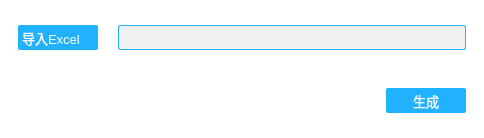
<?xml version="1.0" encoding="UTF-8"?>
<ui version="4.0">
 <class>MainWindow</class>
 <widget class="QMainWindow" name="MainWindow">
  <property name="geometry">
   <rect>
    <x>0</x>
    <y>0</y>
    <width>484</width>
    <height>138</height>
   </rect>
  </property>
  <property name="windowTitle">
   <string>自动填size</string>
  </property>
  <property name="windowIcon">
   <iconset resource="img.qrc">
    <normaloff>:/newPrefix/title.ico</normaloff>:/newPrefix/title.ico</iconset>
  </property>
  <property name="styleSheet">
   <string notr="true">#MainWindow{background-color: rgb(255, 255, 255);}

QPushButton{
border-style:none;
text-align: left;
background-color:#20b1ff;
border:2px;
border-radius:2px;
padding:2px 4px;
color:#ffffff;
}
QPushButton:hover{color:lightskyblue}
QPushButton:pressed {
    /* 改变背景色 */
    /* background-color:rgb(180, 180, 180,120); */
    /* 改变边框风格 */
    /* border-style:inset; */
    /* 使文字有一点移动 */  
    padding-left:6px;
    padding-top:4px;
}
#pushButton_run{
text-align: center;
}

QLineEdit{
border: 1px solid #20b1ff;
border-radius:2px;
background-color:#f0f0f0;
}

#lineEdit_domain,#lineEdit_random{
background-color:#ffffff;
}

QComboBox{
border: 1px solid #20b1ff;
border-radius:2px;
}

QComboBox::drop-down {
     subcontrol-origin: padding;
     subcontrol- position :  top  right ;
     width :  20px ;
     border-left-width :  1px ;
     border-left-color : darkgray;
     border-left-style :  solid ; 
     border-top-right-radius:  3px ;
     border-bottom-right-radius:  3px ;
}


</string>
  </property>
  <widget class="QWidget" name="centralwidget">
   <layout class="QVBoxLayout" name="verticalLayout">
    <item>
     <widget class="QWidget" name="widget" native="true">
      <layout class="QHBoxLayout" name="horizontalLayout">
       <property name="spacing">
        <number>20</number>
       </property>
       <item>
        <widget class="QPushButton" name="pushButton_excel">
         <property name="minimumSize">
          <size>
           <width>80</width>
           <height>25</height>
          </size>
         </property>
         <property name="maximumSize">
          <size>
           <width>80</width>
           <height>25</height>
          </size>
         </property>
         <property name="font">
          <font>
           <pointsize>10</pointsize>
          </font>
         </property>
         <property name="text">
          <string>导入Excel</string>
         </property>
        </widget>
       </item>
       <item>
        <widget class="QLineEdit" name="lineEdit_excel">
         <property name="minimumSize">
          <size>
           <width>0</width>
           <height>25</height>
          </size>
         </property>
         <property name="maximumSize">
          <size>
           <width>16777215</width>
           <height>25</height>
          </size>
         </property>
         <property name="font">
          <font>
           <pointsize>10</pointsize>
          </font>
         </property>
         <property name="text">
          <string/>
         </property>
         <property name="readOnly">
          <bool>true</bool>
         </property>
        </widget>
       </item>
      </layout>
     </widget>
    </item>
    <item>
     <widget class="QWidget" name="widget_4" native="true">
      <layout class="QHBoxLayout" name="horizontalLayout_4">
       <property name="spacing">
        <number>20</number>
       </property>
       <item>
        <spacer name="horizontalSpacer">
         <property name="orientation">
          <enum>Qt::Horizontal</enum>
         </property>
         <property name="sizeHint" stdset="0">
          <size>
           <width>40</width>
           <height>20</height>
          </size>
         </property>
        </spacer>
       </item>
       <item>
        <widget class="QPushButton" name="pushButton_run">
         <property name="minimumSize">
          <size>
           <width>80</width>
           <height>25</height>
          </size>
         </property>
         <property name="maximumSize">
          <size>
           <width>80</width>
           <height>25</height>
          </size>
         </property>
         <property name="font">
          <font>
           <pointsize>10</pointsize>
          </font>
         </property>
         <property name="text">
          <string>生成</string>
         </property>
        </widget>
       </item>
      </layout>
     </widget>
    </item>
   </layout>
  </widget>
 </widget>
 <resources>
  <include location="img.qrc"/>
 </resources>
 <connections/>
</ui>
